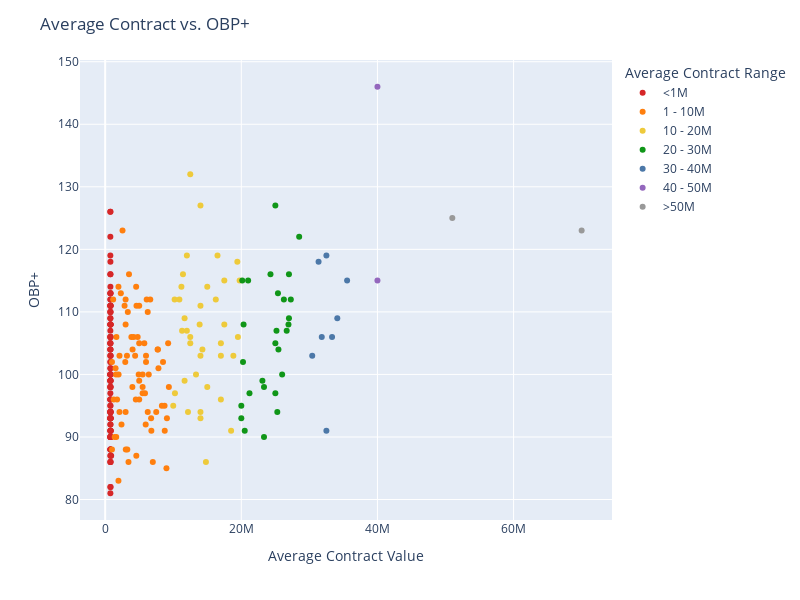

Notebook source saved alongside this figure:
### Markdown cell above
### Salary vs. OBP+ ###

### Code cell
# making figure, looking at salary vs obp+
fig = px.scatter(df_plussal,
                 x = 'Salary',
                 y = 'OBP+',
                 color = 'salcat',
                 category_orders={'salcat': desired_order}, # makes sure categories are smallest to largest
                 color_discrete_sequence = (['#D62728', '#FF7F0E', '#EECA3B', '#109618', '#4C78A8', '#9467BD', '#999999']), # colors!
                 hover_data = 'Name')

fig.update_layout(width = 800,
                  height = 600,
                  legend_title = 'Average Contract Range',
                  title = 'Average Contract vs. OBP+',
                  xaxis_title = 'Average Contract Value')

fig.show()

### Figure 1 — Plotly figure (JSON) as saved in the notebook; plotly's stock layout.template omitted (floating-point values rounded to 4 significant figures)
{"data": [{"customdata": [["Elly De La Cruz"], ["Heliot Ramos"], ["James Wood"], ["Vinnie Pasquantino"], ["Maikel Garcia"], ["Brice Turang"], ["Riley Greene"], ["Junior Caminero"], ["Gunnar Henderson"], ["Spencer Torkelson"], ["Jackson Holliday"], ["Pete Crow-Armstrong"], ["CJ Abrams"], ["Andy Pages"], ["Tyler Soderstrom"], ["Xavier Edwards"], ["Nathaniel Lowe"], ["Anthony Volpe"], ["Otto Lopez"], ["Sal Frelick"], ["Michael Busch"], ["Jordan Beck"], ["Hunter Goodman"], ["Matt McLain"], ["Wyatt Langford"], ["Miguel Vargas"], ["Spencer Steer"], ["Yainer Diaz"], ["Nolan Schanuel"], ["Zach Neto"], ["Alec Burleson"], ["Oneil Cruz"], ["Lenyn Sosa"], ["Brenton Doyle"], ["Masyn Winn"], ["Kyle Manzardo"], ["Ben Rice"], ["Brooks Lee"], ["Shea Langeliers"], ["Jacob Wilson"], ["Eric Wagaman"], ["Josh Jung"], ["Joey Ortiz"], ["Caleb Durbin"], ["Chase Meidroth"], ["Addison Barger"], ["Cam Smith"], ["Nick Kurtz"], ["Jackson Merrill"], ["Carlos Santana"], ["Gabriel Arias"], ["Alek Thomas"], ["Dillon Dingler"], ["Kerry Carpenter"], ["Mark Vientos"], ["Victor Scott II"], ["Kyle Stowers"], ["Iván Herrera"], ["Patrick Bailey"], ["Logan O'Hoppe"], ["Austin Wells"], ["Drake Baldwin"], ["Isaac Collins"], ["Chandler Simpson"], ["Nathan Lukes"], ["Matt Shaw"], ["Josh Lowe"], ["Brett Baty"], ["Jasson Domínguez"], ["Tyler Freeman"], ["Jake Mangum"], ["Jonathan Aranda"], ["Daniel Schneemann"], ["Wilyer Abreu"], ["Nick Allen"], ["Bo Naylor"], ["Spencer Horwitz"], ["Nick Gonzales"], ["Nolan Jones"], ["Edgar Quero"], ["Nolan Gorman"], ["Jordan Walker"], ["Matt Wallner"], ["Liam Hicks"], ["Max Muncy"], ["Kody Clemens"], ["Brayan Rocchio"], ["Jake Burger"], ["Jared Triolo"], ["José Caballero"], ["Jacob Young"], ["Noelvi Marte"], ["Colton Cowser"], ["Jordan Westburg"], ["Daylen Lile"], ["Casey Schmitt"], ["Freddy Fermin"], ["Javier Sanoja"], ["Romy Gonzalez"], ["Michael Toglia"], ["Connor Norby"], ["Dane Myers"], ["Brooks Baldwin"], ["Trey Sweeney"], ["Alex Call"], ["Dylan Crews"], ["Gabriel Moreno"], ["Christopher Morel"], ["Roman Anthony"]], "hovertemplate": "salcat=<1M<br>Salary=%{x}<br>OBP+=%{y}<br>Name=%{customdata[0]}<extra></extra>", "legendgroup": "<1M", "marker": {"color": "#D62728", "symbol": "circle"}, "mode": "markers", "name": "<1M", "orientation": "v", "showlegend": true, "type": "scatter", "x": [770000.0, 780000.0, 764600.0, 793200.0, 774800.0, 777100.0, 812400.0, 764100.0, 782300.0, 785700.0, 764800.0, 771000.0, 780600.0, 770000.0, 765000.0, 772000.0, 760000.0, 879000.0, 778500.0, 771800.0, 780500.0, 762000.0, 765000.0, 770000.0, 773500.0, 770400.0, 780000.0, 805600.0, 780000.0, 780000.0, 778600.0, 785000.0, 770000.0, 765000.0, 770800.0, 763200.0, 782800.0, 764400.0, 770000.0, 760000.0, 770000.0, 780500.0, 776000.0, 760000.0, 760000.0, 760000.0, 760000.0, 760000.0, 809500.0, 760000.0, 770200.0, 793000.0, 762600.0, 796800.0, 788800.0, 764200.0, 768200.0, 770300.0, 780000.0, 790000.0, 801400.0, 760000.0, 761100.0, 760000.0, 766800.0, 760000.0, 775100.0, 774000.0, 774200.0, 775700.0, 760000.0, 766500.0, 766000.0, 780000.0, 780000.0, 790300.0, 767500.0, 775000.0, 770000.0, 760000.0, 782900.0, 770800.0, 770800.0, 760000.0, 760000.0, 771000.0, 771000.0, 790000.0, 775000.0, 776800.0, 768700.0, 760000.0, 774500.0, 772700.0, 760000.0, 780000.0, 781800.0, 761500.0, 774000.0, 765000.0, 765000.0, 769000.0, 762600.0, 764000.0, 769100.0, 761800.0, 793000.0, 771800.0, 760000.0], "xaxis": "x", "y": [106, 103, 110, 103, 112, 113, 100, 99, 111, 106, 100, 90, 99, 99, 111, 108, 97, 87, 96, 111, 108, 100, 102, 94, 110, 101, 98, 91, 113, 102, 108, 94, 94, 86, 98, 100, 108, 91, 104, 113, 93, 94, 87, 105, 105, 96, 100, 122, 100, 98, 88, 91, 104, 93, 91, 96, 116, 118, 87, 82, 88, 107, 116, 104, 103, 93, 91, 99, 106, 112, 105, 126, 90, 101, 90, 90, 111, 94, 95, 106, 93, 88, 99, 109, 119, 90, 93, 86, 98, 108, 93, 95, 86, 100, 109, 96, 94, 90, 110, 81, 94, 92, 93, 82, 114, 88, 111, 92, 126], "yaxis": "y"}, {"customdata": [["Geraldo Perdomo"], ["Jarren Duran"], ["Steven Kwan"], ["Ozzie Albies"], ["Taylor Ward"], ["William Contreras"], ["Michael Harris II"], ["Lawrence Butler"], ["Ernie Clement"], ["Ceddanne Rafaela"], ["Lars Nootbaar"], ["Trent Grisham"], ["Jo Adell"], ["Ke'Bryan Hayes"], ["Trevor Larnach"], ["Jonathan India"], ["Bryson Stott"], ["Mike Yastrzemski"], ["Brandon Lowe"], ["Andrew McCutchen"], ["Adolis García"], ["Gavin Sheets"], ["Ryan O'Hearn"], ["Luis Rengifo"], ["Josh Bell"], ["Jorge Polanco"], ["Brendan Donovan"], ["Zach McKinstry"], ["Alejandro Kirk"], ["Alec Bohm"], ["Gavin Lux"], ["Harrison Bader"], ["Cedric Mullins"], ["Jesús Sánchez"], ["Ty France"], ["Colt Keith"], ["Ryan Jeffers"], ["Wilmer Flores"], ["Mickey Moniak"], ["Adam Frazier"], ["Isiah Kiner-Falefa"], ["Willi Castro"], ["Tommy Pham"], ["Andrew Vaughn"], ["Isaac Paredes"], ["Jonah Heim"], ["Luis Robert Jr."], ["Brandon Marsh"], ["Carson Kelly"], ["Austin Hays"], ["Kyle Isbel"], ["Royce Lewis"], ["Ezequiel Tovar"], ["Victor Caratini"], ["Mike Tauchman"], ["Jake Meyers"], ["Adley Rutschman"], ["Ryan Mountcastle"], ["Jose Iglesias"], ["Tyler Stephenson"], ["Tyrone Taylor"], ["Miguel Andujar"], ["Danny Jansen"], ["Joey Bart"], ["Santiago Espinal"], ["Kyle Higashioka"], ["Michael A. Taylor"], ["Miguel Rojas"], ["Taylor Walls"], ["Rowdy Tellez"], ["Jose Trevino"], ["Kyle Farmer"]], "hovertemplate": "salcat=1 - 10M<br>Salary=%{x}<br>OBP+=%{y}<br>Name=%{customdata[0]}<extra></extra>", "legendgroup": "1 - 10M", "marker": {"color": "#FF7F0E", "symbol": "circle"}, "mode": "markers", "name": "1 - 10M", "orientation": "v", "showlegend": true, "type": "scatter", "x": [2550000.0, 3850000.0, 4175000.0, 5000000.0, 7825000.0, 6100000.0, 9000000.0, 9357000.0, 1970000.0, 6250000.0, 2950000.0, 5000000.0, 2100000.0, 8750000.0, 2100000.0, 4400000.0, 3200000.0, 9250000.0, 4000000.0, 5000000.0, 7000000.0, 1600000.0, 3500000.0, 5950000.0, 6000000.0, 7750000.0, 2850000.0, 1650000.0, 4600000.0, 7700000.0, 3325000.0, 6250000.0, 8725000.0, 4500000.0, 1000000.0, 4774000.0, 4550000.0, 5500000.0, 1250000.0, 1525000.0, 7500000.0, 6400000.0, 4025000.0, 5850000.0, 6625000.0, 4575000.0, 8333000.0, 3000000.0, 5750000.0, 5000000.0, 1750000.0, 1625000.0, 9071000.0, 6000000.0, 1950000.0, 2300000.0, 5500000.0, 6787000.0, 3000000.0, 4925000.0, 3025000.0, 3000000.0, 8500000.0, 1175000.0, 2400000.0, 6750000.0, 1950000.0, 5500000.0, 1400000.0, 1000000.0, 3425000.0, 3250000.0], "xaxis": "x", "y": [123, 106, 106, 96, 101, 112, 85, 98, 100, 94, 102, 111, 94, 91, 103, 103, 103, 105, 98, 105, 86, 100, 116, 92, 102, 104, 111, 106, 111, 104, 110, 110, 95, 96, 102, 106, 114, 97, 96, 101, 94, 100, 104, 97, 112, 87, 95, 108, 105, 99, 96, 90, 93, 103, 114, 113, 98, 91, 94, 100, 88, 112, 102, 112, 92, 93, 83, 100, 90, 88, 86, 88], "yaxis": "y"}, {"customdata": [["Kyle Schwarber"], ["Randy Arozarena"], ["Cal Raleigh"], ["Brent Rooker"], ["Luis Arraez"], ["J.P. Crawford"], ["Bryan Reynolds"], ["Seiya Suzuki"], ["Nico Hoerner"], ["Corbin Carroll"], ["Gleyber Torres"], ["Bo Bichette"], ["Jung Hoo Lee"], ["Josh Naylor"], ["Kyle Tucker"], ["Marcell Ozuna"], ["Jackson Chourio"], ["Ryan McMahon"], ["Willson Contreras"], ["Ketel Marte"], ["Lourdes Gurriel Jr."], ["Byron Buxton"], ["Paul Goldschmidt"], ["Jake Cronenworth"], ["Michael Conforto"], ["Max Kepler"], ["Andrew Benintendi"], ["Jeff McNeil"], ["Will Smith"], ["Ronald Acuña Jr."], ["Max Muncy"], ["Tommy Edman"], ["Jurickson Profar"], ["Sean Murphy"], ["Starling Marte"], ["Rhys Hoskins"], ["Jorge Soler"], ["Joc Pederson"]], "hovertemplate": "salcat=10 - 20M<br>Salary=%{x}<br>OBP+=%{y}<br>Name=%{customdata[0]}<extra></extra>", "legendgroup": "10 - 20M", "marker": {"color": "#EECA3B", "symbol": "circle"}, "mode": "markers", "name": "10 - 20M", "orientation": "v", "showlegend": true, "type": "scatter", "x": [19750000.0, 11300000.0, 17500000.0, 12000000.0, 14000000.0, 10200000.0, 13340000.0, 17000000.0, 11670000.0, 13880000.0, 15000000.0, 11200000.0, 18830000.0, 10900000.0, 16500000.0, 16250000.0, 10250000.0, 11670000.0, 17500000.0, 19420000.0, 14000000.0, 14290000.0, 12500000.0, 11430000.0, 17000000.0, 10000000.0, 15000000.0, 12500000.0, 14000000.0, 12500000.0, 12000000.0, 14800000.0, 14000000.0, 12170000.0, 19500000.0, 17000000.0, 14000000.0, 18500000.0], "xaxis": "x", "y": [115, 107, 115, 107, 103, 112, 100, 103, 109, 108, 114, 114, 103, 112, 119, 112, 97, 99, 108, 118, 93, 104, 105, 116, 96, 95, 98, 106, 127, 132, 119, 86, 111, 94, 106, 105, 94, 91], "yaxis": "y"}, {"customdata": [["Matt Olson"], ["Pete Alonso"], ["Fernando Tatis Jr."], ["Bobby Witt Jr."], ["Willy Adames"], ["Vladimir Guerrero Jr."], ["José Ramírez"], ["Ian Happ"], ["Cody Bellinger"], ["Jose Altuve"], ["Trevor Story"], ["Brandon Nimmo"], ["Dansby Swanson"], ["Christian Yelich"], ["Salvador Perez"], ["Christian Walker"], ["Trea Turner"], ["Freddie Freeman"], ["Nick Castellanos"], ["George Springer"], ["Bryce Harper"], ["Xander Bogaerts"], ["J.T. Realmuto"], ["Matt Chapman"], ["Marcus Semien"], ["Austin Riley"], ["Javier Báez"]], "hovertemplate": "salcat=20 - 30M<br>Salary=%{x}<br>OBP+=%{y}<br>Name=%{customdata[0]}<extra></extra>", "legendgroup": "20 - 30M", "marker": {"color": "#109618", "symbol": "circle"}, "mode": "markers", "name": "20 - 30M", "orientation": "v", "showlegend": true, "type": "scatter", "x": [21000000.0, 27000000.0, 24290000.0, 26250000.0, 26000000.0, 28500000.0, 20140000.0, 20330000.0, 26670000.0, 25000000.0, 23330000.0, 20250000.0, 25290000.0, 26930000.0, 20500000.0, 20000000.0, 27270000.0, 27000000.0, 20000000.0, 25000000.0, 25380000.0, 25450000.0, 23100000.0, 25170000.0, 25000000.0, 21200000.0, 23330000.0], "xaxis": "x", "y": [115, 109, 116, 112, 100, 122, 115, 108, 107, 105, 98, 102, 94, 108, 91, 95, 112, 116, 93, 127, 113, 104, 99, 107, 97, 97, 90], "yaxis": "y"}, {"customdata": [["Francisco Lindor"], ["Rafael Devers"], ["Manny Machado"], ["Mookie Betts"], ["Carlos Correa"], ["Mike Trout"], ["Corey Seager"], ["Nolan Arenado"]], "hovertemplate": "salcat=30 - 40M<br>Salary=%{x}<br>OBP+=%{y}<br>Name=%{customdata[0]}<extra></extra>", "legendgroup": "30 - 40M", "marker": {"color": "#4C78A8", "symbol": "circle"}, "mode": "markers", "name": "30 - 40M", "orientation": "v", "showlegend": true, "type": "scatter", "x": [34100000.0, 31350000.0, 31820000.0, 30420000.0, 33330000.0, 35540000.0, 32500000.0, 32500000.0], "xaxis": "x", "y": [109, 118, 106, 103, 106, 115, 119, 91], "yaxis": "y"}, {"customdata": [["Aaron Judge"], ["Alex Bregman"]], "hovertemplate": "salcat=40 - 50M<br>Salary=%{x}<br>OBP+=%{y}<br>Name=%{customdata[0]}<extra></extra>", "legendgroup": "40 - 50M", "marker": {"color": "#9467BD", "symbol": "circle"}, "mode": "markers", "name": "40 - 50M", "orientation": "v", "showlegend": true, "type": "scatter", "x": [40000000.0, 40000000.0], "xaxis": "x", "y": [146, 115], "yaxis": "y"}, {"customdata": [["Shohei Ohtani"], ["Juan Soto"]], "hovertemplate": "salcat=>50M<br>Salary=%{x}<br>OBP+=%{y}<br>Name=%{customdata[0]}<extra></extra>", "legendgroup": ">50M", "marker": {"color": "#999999", "symbol": "circle"}, "mode": "markers", "name": ">50M", "orientation": "v", "showlegend": true, "type": "scatter", "x": [70000000.0, 51000000.0], "xaxis": "x", "y": [123, 125], "yaxis": "y"}], "layout": {"height": 600, "legend": {"title": {"text": "Average Contract Range"}, "tracegroupgap": 0}, "margin": {"t": 60}, "title": {"text": "Average Contract vs. OBP+"}, "width": 800, "xaxis": {"anchor": "y", "domain": [0, 1], "title": {"text": "Average Contract Value"}}, "yaxis": {"anchor": "x", "domain": [0, 1], "title": {"text": "OBP+"}}}}
